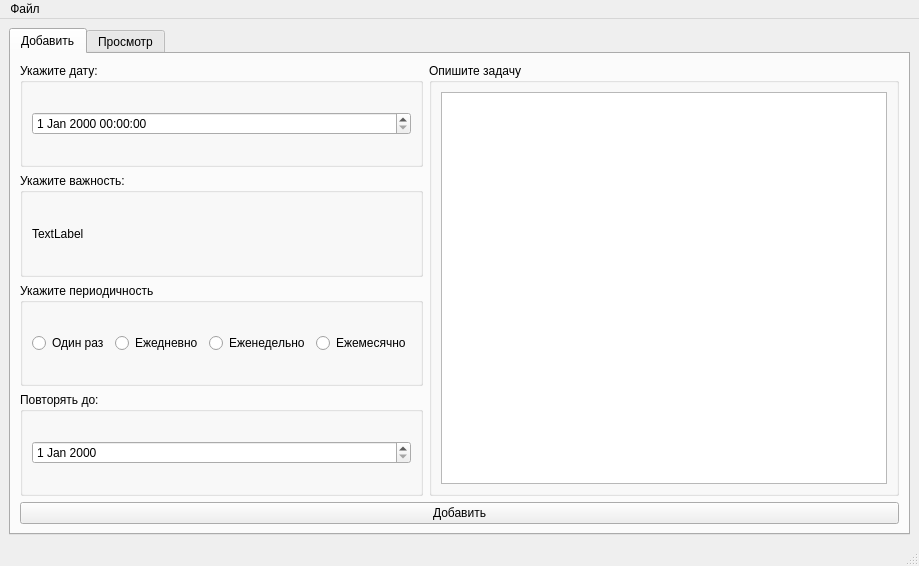
<?xml version="1.0" encoding="UTF-8"?>
<ui version="4.0">
 <class>MainWindow</class>
 <widget class="QMainWindow" name="MainWindow">
  <property name="geometry">
   <rect>
    <x>0</x>
    <y>0</y>
    <width>919</width>
    <height>566</height>
   </rect>
  </property>
  <property name="windowTitle">
   <string>MainWindow</string>
  </property>
  <widget class="QWidget" name="centralwidget">
   <layout class="QGridLayout" name="gridLayout">
    <item row="0" column="1">
     <widget class="QTabWidget" name="tabWidget">
      <property name="autoFillBackground">
       <bool>false</bool>
      </property>
      <property name="currentIndex">
       <number>0</number>
      </property>
      <widget class="QWidget" name="New">
       <attribute name="title">
        <string>Добавить</string>
       </attribute>
       <layout class="QVBoxLayout" name="verticalLayout_3">
        <item>
         <layout class="QHBoxLayout" name="horizontalLayout_7">
          <item>
           <layout class="QVBoxLayout" name="verticalLayout_2">
            <item>
             <widget class="QGroupBox" name="groupBox_4">
              <property name="title">
               <string>Укажите дату:</string>
              </property>
              <layout class="QHBoxLayout" name="horizontalLayout_5">
               <item>
                <widget class="QDateTimeEdit" name="InputDate"/>
               </item>
              </layout>
             </widget>
            </item>
            <item>
             <widget class="QGroupBox" name="groupBox">
              <property name="title">
               <string>Укажите важность:</string>
              </property>
              <layout class="QHBoxLayout" name="horizontalLayout">
               <item>
                <widget class="QLabel" name="label">
                 <property name="text">
                  <string>TextLabel</string>
                 </property>
                </widget>
               </item>
              </layout>
             </widget>
            </item>
            <item>
             <widget class="QGroupBox" name="groupBox_2">
              <property name="title">
               <string>Укажите периодичность</string>
              </property>
              <layout class="QHBoxLayout" name="horizontalLayout_2">
               <item>
                <widget class="QRadioButton" name="RButtonOneTime">
                 <property name="text">
                  <string>Один раз</string>
                 </property>
                </widget>
               </item>
               <item>
                <widget class="QRadioButton" name="RButtonEveryDay">
                 <property name="text">
                  <string>Ежедневно</string>
                 </property>
                </widget>
               </item>
               <item>
                <widget class="QRadioButton" name="RButtonEveryWeek">
                 <property name="text">
                  <string>Еженедельно</string>
                 </property>
                </widget>
               </item>
               <item>
                <widget class="QRadioButton" name="RButtonEveryMouth">
                 <property name="text">
                  <string>Ежемесячно</string>
                 </property>
                </widget>
               </item>
              </layout>
             </widget>
            </item>
            <item>
             <widget class="QGroupBox" name="groupBox_3">
              <property name="title">
               <string>Повторять до:</string>
              </property>
              <layout class="QHBoxLayout" name="horizontalLayout_3">
               <item>
                <widget class="QDateEdit" name="LimitDate"/>
               </item>
              </layout>
             </widget>
            </item>
           </layout>
          </item>
          <item>
           <widget class="QGroupBox" name="groupBox_5">
            <property name="title">
             <string>Опишите задачу</string>
            </property>
            <layout class="QVBoxLayout" name="verticalLayout_4">
             <item>
              <widget class="QPlainTextEdit" name="NewText">
               <property name="plainText">
                <string/>
               </property>
              </widget>
             </item>
            </layout>
           </widget>
          </item>
         </layout>
        </item>
        <item>
         <widget class="QPushButton" name="CreateButton">
          <property name="text">
           <string>Добавить</string>
          </property>
         </widget>
        </item>
       </layout>
      </widget>
      <widget class="QWidget" name="View">
       <attribute name="title">
        <string>Просмотр</string>
       </attribute>
       <layout class="QHBoxLayout" name="horizontalLayout_6">
        <item>
         <layout class="QVBoxLayout" name="verticalLayout">
          <item>
           <widget class="QCalendarWidget" name="calendarWidget"/>
          </item>
          <item>
           <widget class="QPushButton" name="ViewButton">
            <property name="text">
             <string>Показать</string>
            </property>
           </widget>
          </item>
         </layout>
        </item>
        <item>
         <layout class="QHBoxLayout" name="horizontalLayout_4">
          <item>
           <widget class="QListWidget" name="listWidget"/>
          </item>
          <item>
           <layout class="QVBoxLayout" name="verticalLayout_5">
            <item>
             <widget class="QToolButton" name="toolButton">
              <property name="text">
               <string>-</string>
              </property>
             </widget>
            </item>
            <item>
             <spacer name="verticalSpacer">
              <property name="orientation">
               <enum>Qt::Vertical</enum>
              </property>
              <property name="sizeHint" stdset="0">
               <size>
                <width>20</width>
                <height>40</height>
               </size>
              </property>
             </spacer>
            </item>
           </layout>
          </item>
         </layout>
        </item>
       </layout>
      </widget>
     </widget>
    </item>
   </layout>
  </widget>
  <widget class="QMenuBar" name="menubar">
   <property name="geometry">
    <rect>
     <x>0</x>
     <y>0</y>
     <width>919</width>
     <height>21</height>
    </rect>
   </property>
   <widget class="QMenu" name="menu">
    <property name="title">
     <string>Файл</string>
    </property>
    <addaction name="Create"/>
    <addaction name="Load"/>
    <addaction name="Save"/>
    <addaction name="SaveAs"/>
    <addaction name="separator"/>
   </widget>
   <addaction name="menu"/>
  </widget>
  <widget class="QStatusBar" name="statusbar"/>
  <action name="Load">
   <property name="text">
    <string>Загрузить</string>
   </property>
  </action>
  <action name="Save">
   <property name="text">
    <string>Сохранить</string>
   </property>
  </action>
  <action name="action_3">
   <property name="text">
    <string>Сохранить как</string>
   </property>
  </action>
  <action name="SaveAs">
   <property name="text">
    <string>Сохранить как</string>
   </property>
  </action>
  <action name="Create">
   <property name="text">
    <string>Создать</string>
   </property>
  </action>
 </widget>
 <resources/>
 <connections/>
</ui>
